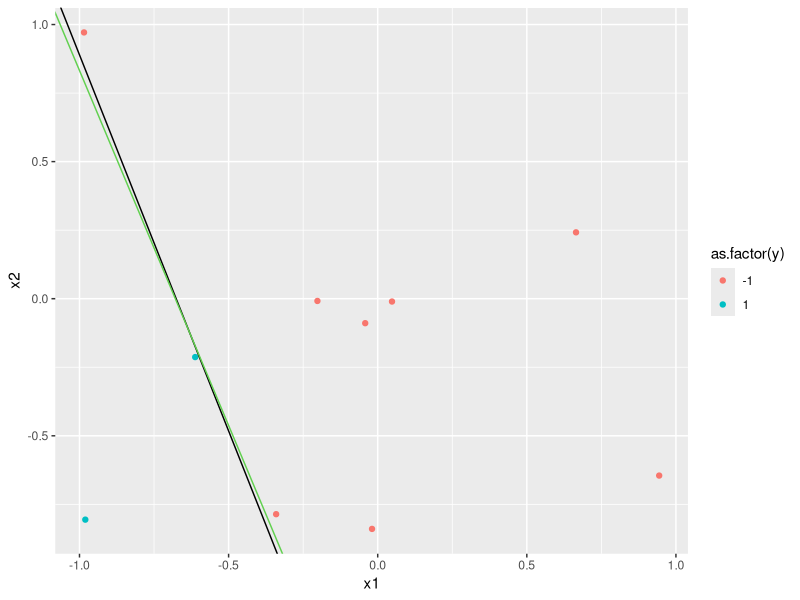
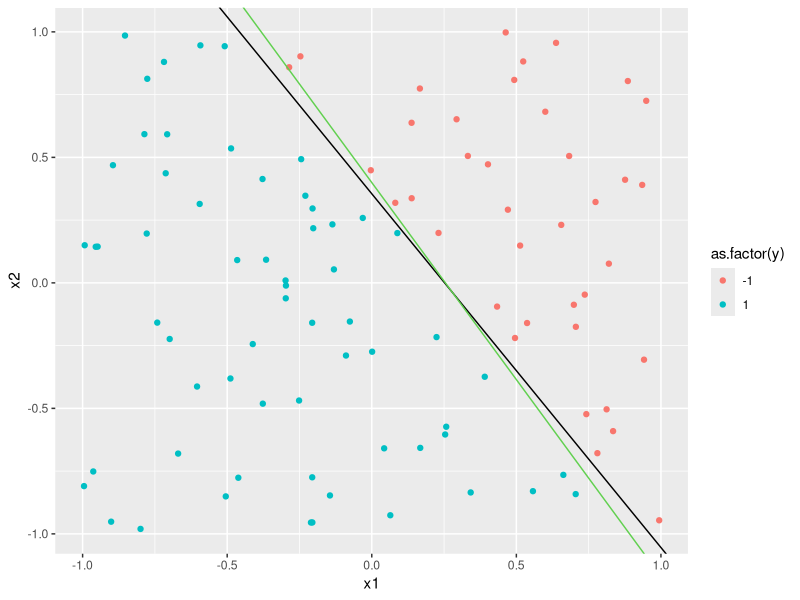

Generate these figures, in order, with R:
# The Perceptron is a learning algorithm for supervised classification on linearly separable data.  The algorithm
# is implemented as follows:
#
# Given training data, (x1, y1), (x2, y2), ... , (xn, yn);
# Initialize a weight vector, w, of all zeroes.  
# Use this initial hypothesis to classify the data as follows:
#
# h(x) = y_model = sign(t(w) * x)
#
# Randomly pick a misclassified point; sign(t(w) * xn) != yn
# Take the product of xn and yn and use it to update the weight vector
# 
# w = w + xn * yn
#
# Use the updated hypothesis to classify the data; if any points are still misclassified, choose one at random
# and repeat the algorithm until all points are classified correctly.
#
# The Perceptron learning algorithm can be modified to accomodated non-linearly separable data by keeping track
# of the weight vector that produced the best in-sample error and using it as the final set of weights after
# terminating the algorithm at a designated iteration.  This version of PLA is referred to as the Pocket algorithm.
#
# This simulation implements and examines supervised classification via the Perceptron (pocket) learnin algorithm.  
# A target function f and a dataset D in d = 2 are created.  X = [-1, 1] x [-1, 1] with uniform probability of picking 
# each x in X.  Each run chooses a random line in the plane as the target function by taking the line passing through 
# two random, uniformly distributed points in [-1, 1] x [-1, 1], where one side of the line maps to +1 and the other 
# maps to -1. The inputs, x_n, of the data set are chosen as random points (uniformly in X), and the target function is 
# evaluated on each x_n to get the corresponding output, y_n. PLA is then be used to learn from this data and 
# the final hypothesis is tested against an independently generated data set.  


## Function for generating the data and, if specified, a target function
data.generate <- function(n = 10, ext = 1, generateTarget = FALSE){ 
  # Generate the points
  x1 <- runif(n, -ext, ext)
  x2 <- runif(n, -ext, ext)
  if (!generateTarget)
    return(data.frame(x1, x2))
  
  # Draw a random line in the area (target function)
  point <- runif(2, -ext, ext)
  point2 <- runif(2, -ext, ext)
  slope <- (point2[2] - point[2]) / (point2[1] - point[1])
  intercept <- point[2] - slope * point[1]
  
  # Set up a factor for point classification
  y <- as.numeric(x1 * slope + intercept > x2) * 2 - 1
  
  # Return the values in a list
  data <- data.frame(x1,x2,y)
  return(list(data = data,slope = slope, intercept = intercept))
}  


##### PLA  #####

PLA.simulate <- function(N_train = 10, N_test = 1000, numTrials = 1000, maxIterations = Inf, simulation = data.generate) {
  iterations <- numeric(numTrials)    # initializing the iteration and misclassification probability vectors
  probability <- numeric(numTrials)
  
  # Number of times to repeat the experiment is specified by numTrials
  
  for (i in 1:numTrials){
    generated <- simulation(n = N_train, generateTarget = TRUE) # generating points (set n=10 or n=100) and target function
    input <- as.matrix(cbind(1, generated$data[c(1,2)])) # creating the input matrix
    
    w <- c(0,0,0)  # initializing the weight vector
    
    #res <- apply(input,1,function(x) t(w)%*%x)  # multiplying transpose of w with each row of input matrix to get initial hypothesis function
    res <- as.vector(input %*% w) #equivalent operation
    
    best <- list(sum(sign(res) != generated$data$y)/length(res), w)  # initializing list to keep track of the best in-sample error achieved so far and the weight vector that produced it
    
    k <- 0  # initializing iteration counter
    
    while (any(sign(res) != generated$data$y) && k < maxIterations) # as long as any of the elements of res do not match the true output, y, and the iterations threshold has not been reached
                                                                    # the PLA algorithm continues to iterate  
    {                                           
      misclassified <- which(sign(res) != generated$data$y)  # getting the indices of the points for which hypothesis is wrong
      ifelse (length(misclassified) == 1, n <- misclassified, n <- sample(misclassified,1))  # randomly choose one of these points
      w <- w + generated$data$y[n]*input[n, ]                # update the weights
      res <- apply(input, 1, function(x) t(w)%*%x)           # use new weights to update the hypothesis function
      e_in <- sum(sign(res) != generated$data$y)/length(res) # calculate in-sample error
      if (e_in < best[[1]]) {
        best <- list(e_in, w) # if a the current weight vector is better than the previous best, store it
      }
      k <- k+1          # increment iteration count
    }
    
    w <- best[[2]]      #selecting the best weight vector discovered by the algorithm
    
    iterations[i] <- k  # store the number of iterations needed in this run
    
    new.data <- simulation(N_test)  # generating the test points in order to examine out-of-sample performance
    f <- as.numeric(new.data$x1 * generated$slope + generated$intercept > new.data$x2) * 2 - 1  # classifying points according to the true function f
    g <- as.numeric(new.data$x1 * (-w[2]/w[3]) - w[1]/w[3] > new.data$x2) * 2 - 1    # classifying points according to the hypothesised function g, using the 
                                                                                     # final weights provided by PLA            
    
    probability[i] <- sum(f != g)/N_test  # store the misclassification error from this run
  }
  
  # Plot the points and f and g functions from the last iteration (purely illustrative purposes)
  
  library(ggplot2)
  
  plot1 <- qplot(x1,x2,col= as.factor(y), data = generated$data) + geom_abline(intercept = generated$intercept, slope = generated$slope) +
    geom_abline(intercept = -w[1]/w[3], slope = -w[2]/w[3], col=3)
  
  print(plot1)
  
  # Final results: average of iterations and estimated misclassification probabilities
  list(iterations = mean(iterations), probability = mean(probability)) 
}

set.seed(10111)
PLA.simulate(10)  # Problems 7 & 8

PLA.simulate(100) # Problems 9 & 10
